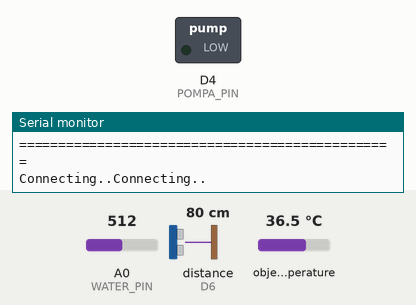
Recording of a sketch running on a simulated ESP8266 (NodeMCU). Shown: switched loads named in the sketch (green lamp = pin HIGH), the last lines printed to the serial monitor. Dashed ring = blinking. Inputs (shaded band) come from the test bench; at power-on: distance to the obstacle (sensor on D6) 80 cm, A0 (WATER_PIN) = 512, object temperature 36.5 °C. The echo pulse lasts 58.3 µs per cm; WiFi joins after 1.5 s; servers stay silent unless stated; uploads are accepted with an empty reply.

Above: at 0.1 s.
At 3.2 s:
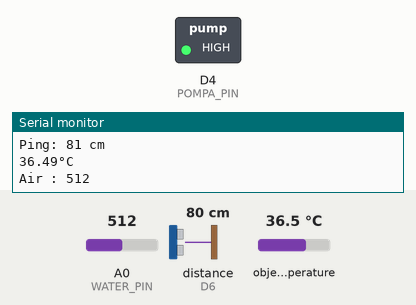
3.3 s: distance to the obstacle (sensor on D6) set to 6 cm
4.8 s: distance to the obstacle (sensor on D6) set to 3 cm
At 5.6 s:
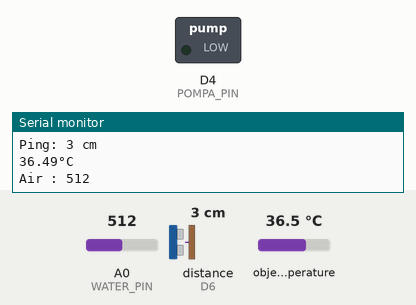
9.5 s: distance to the obstacle (sensor on D6) set to 2 cm
Timing chart, 0 to 13.5 s (numbered marks = the images above; inputs shaded):
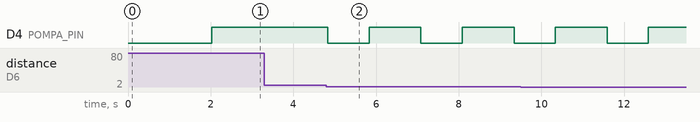

The sketch:

ping_suhu_web.ino
```cpp
#include <Adafruit_MLX90614.h>


#include <NewPing.h>
#include <ESP8266WiFi.h>
#include <ESP8266HTTPClient.h>


#define TRIGGER_PIN  D5  // Arduino pin tied to trigger pin on the ultrasonic sensor.
#define ECHO_PIN     D6  // Arduino pin tied to echo pin on the ultrasonic sensor.
#define MAX_DISTANCE 200
#define LIMIT_DISTANCE 5


#define WATER_PIN A0
#define POMPA_PIN D4

Adafruit_MLX90614 mlx = Adafruit_MLX90614();
NewPing sonar(TRIGGER_PIN, ECHO_PIN, MAX_DISTANCE);

const char* ssid = "HOLOGRAM";
const char* password = "copastanpabatas";

int airPenuh = 900;
int airKosong = 650;

//String webhost = "http://192.168.1.5/handsanitizer/";
String webhost = "http://protohandsanitizer.000webhostapp.com/";

void setup() {
  Serial.begin(9600);


   if (!mlx.begin()) {
    Serial.println("Error connecting to MLX sensor. Check wiring.");
    while (1);
  };

  Serial.print("Emissivity = "); Serial.println(mlx.readEmissivity());
  Serial.println("================================================");


WiFi.begin(ssid, password);
 Serial.print("Connecting..");
   Serial.print("Connecting..");
  while (WiFi.status() != WL_CONNECTED) {

    delay(1000);
     Serial.print("."); //status saat mengkoneksikan

  }
  Serial.println("IP Address:"); //alamat ip lokal
    Serial.println(WiFi.localIP());

  pinMode(POMPA_PIN, OUTPUT);
  digitalWrite(POMPA_PIN, HIGH);
}

void loop() {
  digitalWrite(POMPA_PIN, HIGH);
  Serial.print("Ping: ");
  String pingStr = String(sonar.ping_cm());
  int pingCm = pingStr.toInt();
  Serial.println(pingStr + " cm");
  // Wait a few seconds between measurements.
 float t = mlx.readObjectTempC();

    // Check if any reads failed and exit early (to try again).
    if (isnan(t) || t > 1000.0) {
      Serial.println(F("Failed to read from  sensor!"));
      return;
    }


    Serial.print(t);
    Serial.println(F("°C "));

     int adcWater = analogRead(WATER_PIN);
    Serial.print("Air : ");
    Serial.println(adcWater);
  if(pingCm < LIMIT_DISTANCE  && pingCm > 0){

       digitalWrite(POMPA_PIN, LOW);
        delay(1000);
        digitalWrite(POMPA_PIN, HIGH);
    konekURL(webhost + "api/add_data.php?suhu=" + String(t) + "&cairan=" + String(adcWater) + "&max=" + String(airPenuh)+ "&min=" + String(airKosong));
  }

  // Read temperature as Celsius (the default)


  delay(50);
}

void konekURL(String url){
if (WiFi.status() == WL_CONNECTED) { //Check WiFi connection status

    WiFiClient client;
    HTTPClient http;  //Declare an object of class HTTPClient

     if (http.begin(client, url)) {  // HTTP


//      Serial.print("[HTTP] GET...\n");
      // start connection and send HTTP header
      int httpCode = http.GET();

      // httpCode will be negative on error
      if (httpCode > 0) {
        // HTTP header has been send and Server response header has been handled
//        Serial.printf("[HTTP] GET... code: %d\n", httpCode);

        // file found at server
        if (httpCode == HTTP_CODE_OK || httpCode == HTTP_CODE_MOVED_PERMANENTLY) {
          String payload = http.getString();
          Serial.print(payload);
          Serial.print('\n');
        }
      } else {
        Serial.printf("[HTTP] GET... failed, error: %s\n", http.errorToString(httpCode).c_str());
      }

      http.end();
    } else {
      Serial.printf("[HTTP} Unable to connect\n");
    }
  }
  delay(1000);
}
```

Measured:
- the behaviour switches between 5 and 4 cm on distance to the obstacle (sensor on D6) (found by bisection; images 1 and 2)
- after the input at 4.8 s, D4 (POMPA_PIN): alternates HIGH for 1.3 s and LOW for 1.0 s, starting at once
